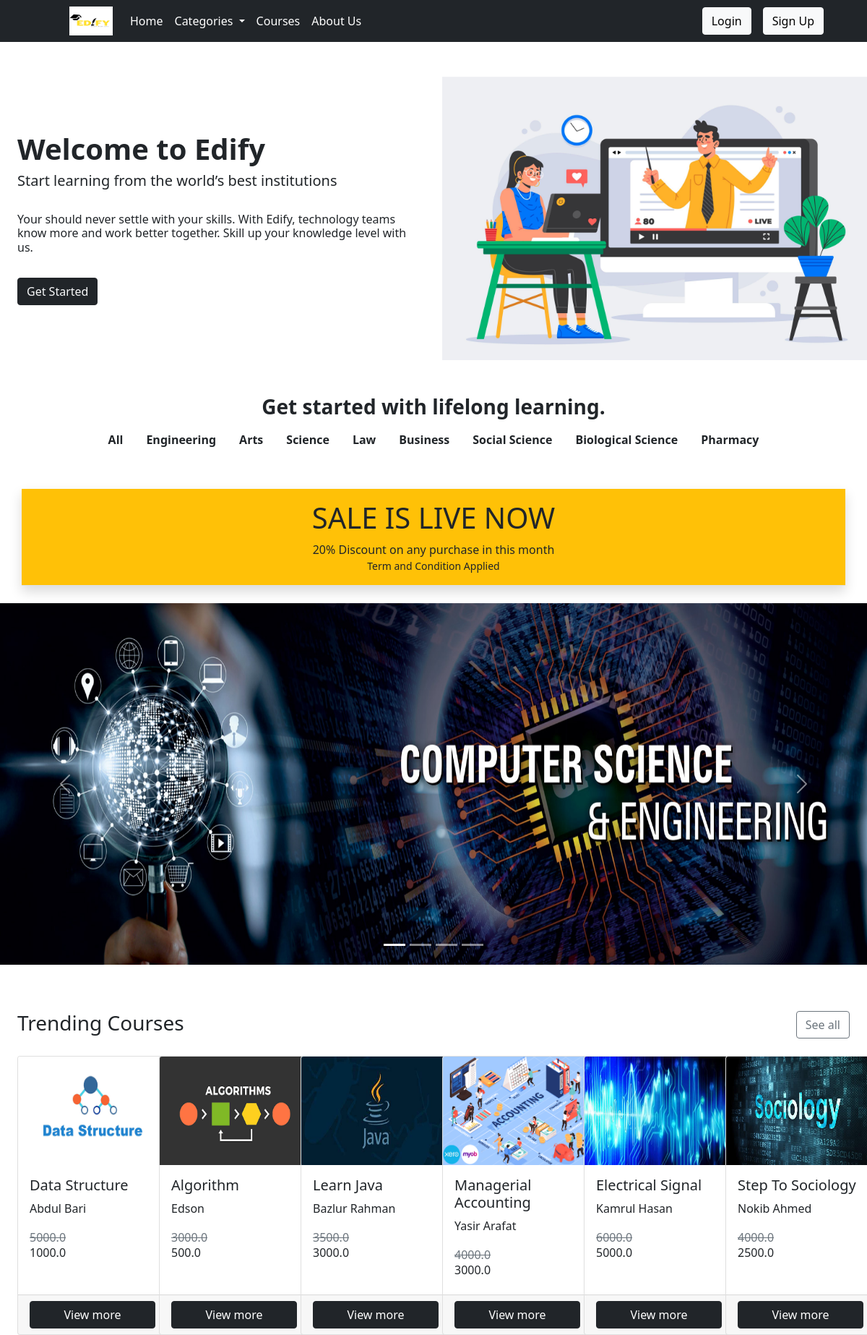
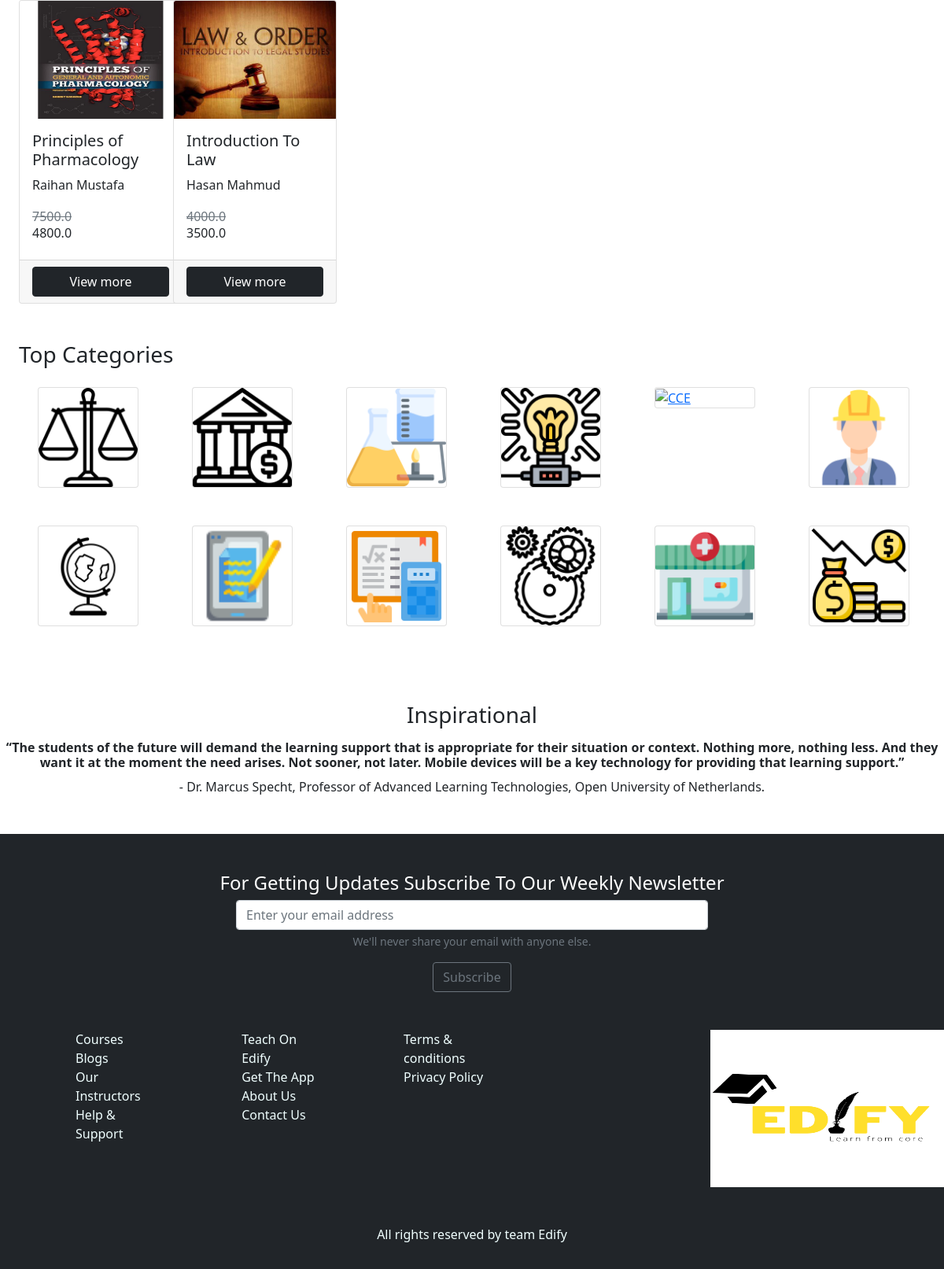
The page / on the database its author committed (2 pictures, top to bottom).
### app/models.py (models this page shows, shortened)
class Course(models.Model):
    title = models.CharField(max_length=200)
    selling_price = models.FloatField()
    discounted_price = models.FloatField()
    description = models.TextField()
    instructor = models.CharField(max_length=100)
    category = models.CharField(choices=CATEGORY_CHOICES,max_length=150)
    product_image = models.ImageField(upload_to='courseimg')

### app/views.py (the view)
# urls.py: path('', views.CoursesView.as_view(),name='home'),
class CoursesView(View):
    def get(self, request):
        courses = Course.objects.filter(category="Computer Science & Engineering")
        return render(request, 'app/home.html', {'courses': courses})

### app/templates/app/home.html (shortened to what this page needs)
{% extends 'app/base.html' %}
{% load static %}
{% block top_section %}
 <section class="pt-5 top-section">
  <div class="row">
      <div class="col-lg-6 d-flex align-items-center">
          <div class="ms-4">
              <h1 class="fs-1 fw-bolder">Welcome to Edify</h1>
              <h4 class="fs-5">Start learning from
                  the world’s best institutions</h4>
                  <br>
              <h4 class="fs-6 pe-4">
                  Your should never settle with your skills. With Edify, technology teams know more and work better together. Skill up your knowledge level with us.
              </h4>
              <br>
              <button type="button"  class="btn btn-dark"><a href="{% url 'login' %} " class="link-light text-decoration-none">Get Started </a> </button>
          </div>
      </div>
      <div class="col-lg-6">
           <div class="">
              <img  src="{% static 'app/images/bannerimg.jpg' %}" class="w-100 img-fluid">
          </div>
      </div>
  </div>
  </section>
{% endblock top_section %}
{% block second_section %}
 <div class="mt-5 mb-5">
  <h2 class="fs-3 text-center fw-bold">Get started with lifelong learning.</h2>
  <div class="mt-2">
    <ul class="nav justify-content-center fs-6 fw-bolder">
      <li class="nav-item">
        <a class="nav-link  text-dark" href="#">All</a>
      </li>
      <li class="nav-item">
        <a class="nav-link text-dark" href="#">Engineering</a>
      </li>
      <li class="nav-item">
        <a class="nav-link text-dark" href="#">Arts</a>
      </li>
      <li class="nav-item">
        <a class="nav-link text-dark" href="#" >Science</a>
      </li>
      <li class="nav-item">
        <a class="nav-link text-dark" href="#">Law</a>
      </li>
      <li class="nav-item">
        <a class="nav-link text-dark" href="#" >Business</a>
      </li>
      <li class="nav-item">
        <a class="nav-link text-dark" href="#" >Social Science</a>
      </li>
      <li class="nav-item">
        <a class="nav-link text-dark" href="#">Biological Science</a>
      </li>
      <li class="nav-item">
        <a class="nav-link text-dark" href="#" >Pharmacy</a>
      </li>
    </ul>
  </div>
</div>
{% endblock second_section %}
{% block livesale %}
<div class="container">
  <div class="row bg-warning text-center p-3 mb-4 text-dark border-bottom shadow">
    <h1>SALE IS LIVE NOW</h1>
    <span>20%  Discount on any purchase in this month</span>
    <small class="fw-lighter">Term and Condition Applied </small>
  </div>
</div>
{% endblock livesale %}
{% block carousel %}
 <section>
  <div id="carouselExampleIndicators" class="carousel slide" data-bs-ride="carousel " >
    <div class="carousel-indicators">
      <button type="button" data-bs-target="#carouselExampleIndicators" data-bs-slide-to="0" class="active" aria-current="true" aria-label="Slide 1"></button>
      <button type="button" data-bs-target="#carouselExampleIndicators" data-bs-slide-to="1" aria-label="Slide 2"></button>
      <button type="button" data-bs-target="#carouselExampleIndicators" data-bs-slide-to="2" aria-label="Slide 3"></button>
      <button type="button" data-bs-target="#carouselExampleIndicators" data-bs-slide-to="4" aria-label="Slide 4"></button>
    </div>
    <div class="carousel-inner">
      <div class="carousel-item active">
        <img src="{% static 'app/images/carousel/CSE.jpg' %}" class="d-block w-100 " style="height: 500px"alt="...">
      </div>
    </div>
    <button class="carousel-control-prev" type="button" data-bs-target="#carouselExampleIndicators" data-bs-slide="prev">
      <span class="carousel-control-prev-icon" aria-hidden="true"></span>
    </button>
    <button class="carousel-control-next" type="button" data-bs-target="#carouselExampleIndicators" data-bs-slide="next">
      <span class="carousel-control-next-icon" aria-hidden="true"></span>
    </button>
  </div>
</section>
{% endblock carousel %}
{% block trending_course %}
        <section class="mt-5 pt-3 ">
        <div class="d-flex justify-content-between">
          <div >
            <h2 class="fs-3 ms-4">
              Trending Courses
            </h2>
          </div>
            <div >
              <h5 class="me-4">
                <a href="{% url 'courses' %}" class="btn btn-outline-secondary">See all</a>
              </h5>
            </div>
        </div>
        <div class="ms-4 me-4">
          <div class="row mt-3 card-group">
            {% for course in courses %}
          <div class="col-lg-2">
            <div class="card h-100" style="width: 13rem;">
              <img src="{{course.product_image.url}}" class="card-img-top " style="height:150px;" alt="...">
              <div class="card-body">
                <h5 class="card-title">{{course.title}}</h5>
                <p class="card-text fs-6">{{course.instructor}}</p>
                <s class="text-muted">{{course.selling_price}}</s>
                <h6>{{course.discounted_price}}</h6>
              </div>
              <div class="card-footer">
                <a href="{% url 'course-detail' course.id %}" class="btn btn-dark w-100 ">View more</a>
              </div>
            </div>
          </div>
          {% endfor %}
          </div>
        </div>
      </section>
{% endblock trending_course %}
{% block top_category %}
        <section class="mt-5">
          <div class="mt-5">
            <h2 class="fs-3 ms-4">
              Top Categories
            </h2>
          </div>
          <div class="ms-5  mt-4 ">
            <div class="row gy-5 ">
            <div class="col-lg-2">
              <div class="card" style="width: 8rem;">
                <div class="">
                  <a href="#" class="topCategoryHover"><img src="{% static 'app/images/top categories/balance.png' %}" class="card-img-top" title="Law"></a>
                </div>
              </div>
            </div>
            <div class="col-lg-2">
              <div class="card" style="width: 8rem;">
                <div class="">
                  <a href="#" class="topCategoryHover"><img src="{% static 'app/images/top categories/bank.png' %}" class="card-img-top" title="Economics & Banking"></a>
                </div>
              </div>
            </div>
            <div class="col-lg-2">
              <div class="card" style="width: 8rem;">
                <div class="">
                  <a href="#" class="topCategoryHover"><img src="{% static 'app/images/top categories/chemistry.png' %}" class="card-img-top" title="Chemistry"></a>
                </div>
              </div>
            </div>
            <div class="col-lg-2">
              <div class="card" style="width: 8rem;">
                <div class="">
                  <a href="#" class="topCategoryHover"><img src="{% static 'app/images/top categories/electrical-energy.png' %}" class="card-img-top" title="EEE"></a>
                </div>
              </div>
            </div>
            <div class="col-lg-2">
              <div class="card" style="width: 8rem;">
                <div class="">
                  <a href="#" class="topCategoryHover"><img src="{% static 'app/images/top categories/electronic-signature.png' %}" class="card-img-top" title="CCE"></a>
                </div>
              </div>
            </div>
            <div class="col-lg-2">
              <div class="card" style="width: 8rem;">
                <div class="">
                  <a href="#" class="topCategoryHover"><img src="{% static 'app/images/top categories/engineering.png' %}" class="card-img-top" title="Civil Engineering"></a>
                </div>
              </div>
            </div>
            <div class="col-lg-2">
              <div class="card" style="width: 8rem;">
                <div class="">
                  <a href="#" class="topCategoryHover"><img src="{% static 'app/images/top categories/geography.png' %}" class="card-img-top" title="Geography"></a>
                </div>
              </div>
            </div>
            <div class="col-lg-2">
              <div class="card" style="width: 8rem;">
                <div class="">
                  <a href="#" class="topCategoryHover"><img src="{% static 'app/images/top categories/literature.png' %}" class="card-img-top" title="Literature"></a>
                </div>
              </div>
            </div>
            <div class="col-lg-2">
              <div class="card" style="width: 8rem;">
                <div class="">
                  <a href="#" class="topCategoryHover"><img src="{% static 'app/images/top categories/mathematics.png' %}" class="card-img-top" title="Mathematics"></a>
                </div>
              </div>
            </div>
            <div class="col-lg-2">
              <div class="card" style="width: 8rem;">
                <div class="">
                  <a href="#" class="topCategoryHover"><img src="{% static 'app/images/top categories/mechanical.png' %}" class="card-img-top" title="Mechanical Engineering"></a>
                </div>
              </div>
            </div>
            <div class="col-lg-2">
              <div class="card" style="width: 8rem;">
                <div class="">
                  <a href="#" class="topCategoryHover"><img src="{% static 'app/images/top categories/pharmacy.png' %}" class="card-img-top" title="Pharmacy"></a>
                </div>
              </div>
            </div>
            <div class="col-lg-2">
              <div class="card" style="width: 8rem;">
                <div class="">
                  <a href="#" class="topCategoryHover"><img src="{% static 'app/images/top categories/recession.png' %}" class="card-img-top" title="Finance"></a>
                </div>
              </div>
            </div>
          </div>
          </div>
        </section>
{% endblock top_category %}
{% block main-content %}
 <section class="mt-5 pt-5 ">
  <div class=" text-center">
    <h3 class="mb-3 font-weight-bold">Inspirational</h3>
    <h6 ><b>
      “The students of the future will demand the learning support that is appropriate for their situation or context. Nothing more, nothing less. And they want it at the moment the need arises. Not sooner, not later. Mobile devices will be a key technology for providing that learning support.”
    </b></h6>
  <p>
    - Dr. Marcus Specht, Professor of Advanced Learning Technologies, Open University of Netherlands.
  </p>
  </div>
</section>
{% endblock main-content %}

### rows shown on the page
Course: product_image (picture), title "Data Structure", instructor "Abdul Bari", selling_price "5000.0", discounted_price "1000.0"
Course: product_image (picture), title "Algorithm", instructor "Edson", selling_price "3000.0", discounted_price "500.0"
Course: product_image (picture), title "Learn Java", instructor "Bazlur Rahman", selling_price "3500.0", discounted_price "3000.0"
Course: product_image (picture), title "Managerial Accounting", instructor "Yasir Arafat", selling_price "4000.0", discounted_price "3000.0"
Course: product_image (picture), title "Electrical Signal", instructor "Kamrul Hasan", selling_price "6000.0", discounted_price "5000.0"
Course: product_image (picture), title "Step To Sociology", instructor "Nokib Ahmed", selling_price "4000.0", discounted_price "2500.0"
Course: product_image (picture), title "Principles of Pharmacology", instructor "Raihan Mustafa", selling_price "7500.0", discounted_price "4800.0"
Course: product_image (picture), title "Introduction To Law", instructor "Hasan Mahmud", selling_price "4000.0", discounted_price "3500.0"
